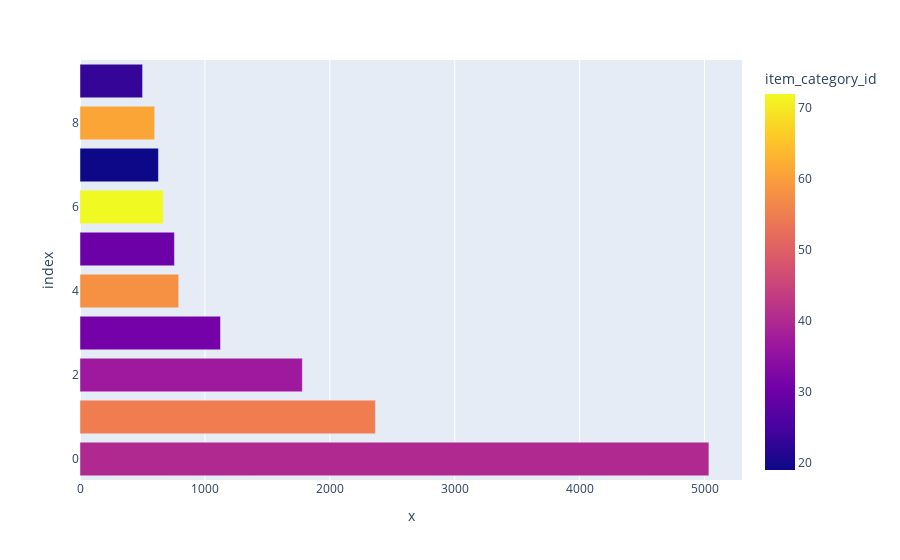

The cell this chart's notebook holds for it:
### Code cell
fig = px.bar(x.item_category_id, x.item_id, color='item_category_id')
fig.show()

### Figure 1 — Plotly figure (JSON) as saved in the notebook; plotly's stock layout.template omitted (floating-point values rounded to 4 significant figures)
{"data": [{"alignmentgroup": "True", "hovertemplate": "x=%{x}<br>index=%{y}<br>item_category_id=%{marker.color}<extra></extra>", "legendgroup": "", "marker": {"color": [40, 55, 37, 31, 58, 30, 72, 19, 61, 23], "coloraxis": "coloraxis"}, "name": "", "offsetgroup": "", "orientation": "h", "showlegend": false, "textposition": "auto", "type": "bar", "x": [5035, 2365, 1780, 1125, 790, 756, 666, 628, 598, 501], "xaxis": "x", "y": [0, 1, 2, 3, 4, 5, 6, 7, 8, 9], "yaxis": "y"}], "layout": {"barmode": "relative", "coloraxis": {"colorbar": {"title": {"text": "item_category_id"}}, "colorscale": [[0, "#0d0887"], [0.1111, "#46039f"], [0.2222, "#7201a8"], [0.3333, "#9c179e"], [0.4444, "#bd3786"], [0.5556, "#d8576b"], [0.6667, "#ed7953"], [0.7778, "#fb9f3a"], [0.8889, "#fdca26"], [1, "#f0f921"]]}, "legend": {"tracegroupgap": 0}, "margin": {"t": 60}, "xaxis": {"anchor": "y", "domain": [0, 1], "title": {"text": "x"}}, "yaxis": {"anchor": "x", "domain": [0, 1], "title": {"text": "index"}}}}
